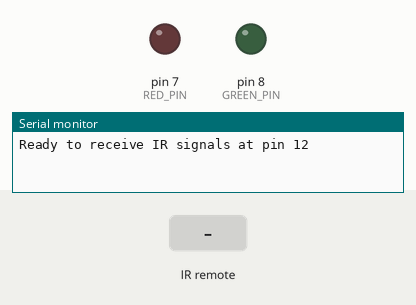
A sketch run on a simulated Arduino Uno, built with avr-gcc and run on an emulated ATmega328P. Parts: output pins drawn as LEDs (lit = HIGH), the last lines printed to the serial monitor. The inputs (shaded band) are chosen by the test bench.

Above: at 1.2 s.
1.3 s: infrared code 0x1C received
At 2.2 s:
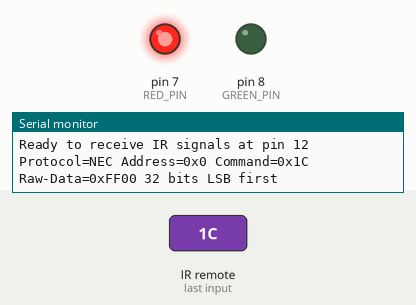
4.3 s: infrared code 0x19 received
At 5.7 s:
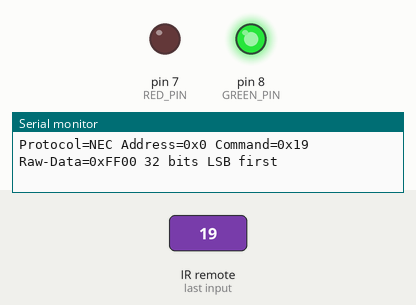
Timing chart, 0 to 7.8 s (numbered marks = the images above; inputs shaded):
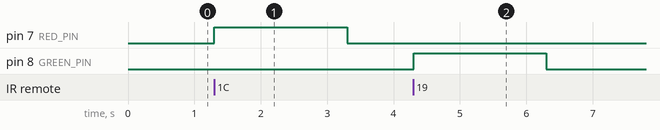

Measured:
- after the input at 1.3 s, pin 7 (RED_PIN): LOW → HIGH at once, → LOW 2.0 s later
- after the input at 4.3 s, pin 8 (GREEN_PIN): LOW → HIGH at once, → LOW 2.0 s later

The sketch:

CAR-02-50-IRreceiver_LED.ino
```cpp
/*  ASBSGSR_-_2800_-_Infrared_Remote_control_demo
 *
 * This sketch Demonstrates receiving NEC IR codes with IRrecv to
 * control a red and a green LED.
 *
 *
 *
 * Components
 * ----------
 *  - Arduino Uno
 *  - an Infrared (IR) receiver and transmitter that are
 *  - compatible with the Arduino-IRremote library.
 *  - Two LEDs
 *  - Two 330Ohm resistors
 *  - Jumper wires
 *  - Mini breadboard
 *
 *  Libraries
 *  ---------
 *  Arduino-IRremote: https://github.com/Arduino-IRremote/Arduino-IRremote
 *
 * Connections
 * -----------
 *
 * For the IR receiver:
 *
 * IR Receiver   |    Arduino
 * --------------------------
 *       V+      |      5V
 *       GND     |      GND
 *       OUT     |      2
 *
 * For the LEDs: Connect the anode of the red LED (long pin) to Arduino
 * digital pin 7, a 330 Ω resistor to the LED’s cathode (short pin)
 * and the other pin of the resistor to Arduino GND.
 *
 * Do the same for the green LED, except that the anode should be
 * connected to pin 8.
 *
 *
 *  Created on July 14 2021 by Peter Dalmaris
 *
 */

#include <IRremote.h>

#define IR_RECEIVE_PIN 12

decode_results results;
#define RED_PIN 7
#define GREEN_PIN  8

void setup() {
  Serial.begin(115200);

  IrReceiver.begin(IR_RECEIVE_PIN, ENABLE_LED_FEEDBACK);

  pinMode(RED_PIN, OUTPUT);
  pinMode(GREEN_PIN, OUTPUT);
  Serial.print(F("Ready to receive IR signals at pin "));
  Serial.println(IR_RECEIVE_PIN);
}

void loop() {
  if (IrReceiver.decode()) {
    IrReceiver.printIRResultShort(&Serial);
    if (IrReceiver.decodedIRData.protocol == UNKNOWN) {
      // We have an unknown protocol here, print more info
      IrReceiver.printIRResultRawFormatted(&Serial, true);
    }
    Serial.println();
    if (IrReceiver.decodedIRData.address == 0) {
      if (IrReceiver.decodedIRData.command == 0x1C) {
        digitalWrite(RED_PIN, HIGH);
        delay(2000);
        digitalWrite(RED_PIN, LOW);
      } else if (IrReceiver.decodedIRData.command == 0x19) {
        digitalWrite(GREEN_PIN, HIGH);
        delay(2000);
        digitalWrite(GREEN_PIN, LOW);
      }
    }

    IrReceiver.resume();
  }
}
```
